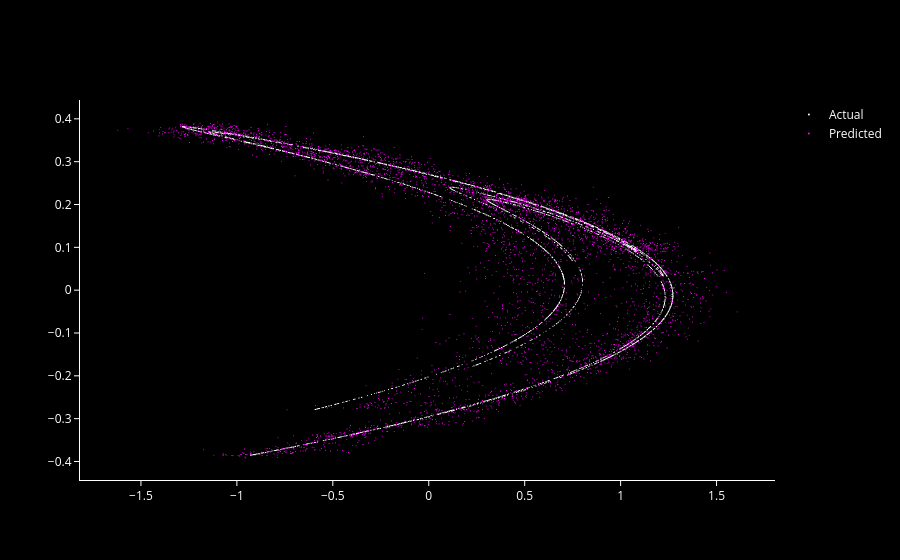

Notebook code for this chart:
### Code cell
henon_plot([Y_test, res_1["data"]["Y_pred"]], names=["Actual", "Predicted"])

### Figure 1 — Plotly figure (JSON) as saved in the notebook; plotly's stock layout.template omitted (floating-point values rounded to 4 significant figures; data arrays with more than 128 entries replaced by an {"elided": "..."} marker saying what was removed)
{"data": [{"marker": {"color": "white", "size": 1}, "mode": "markers", "name": "Actual", "type": "scattergl", "x": {"elided": "4000 float values"}, "y": {"elided": "4000 float values"}}, {"marker": {"color": "magenta", "size": 1}, "mode": "markers", "name": "Predicted", "type": "scattergl", "x": {"elided": "4000 float values"}, "y": {"elided": "4000 float values"}}], "layout": {"font": {"color": "white"}, "paper_bgcolor": "black", "plot_bgcolor": "black", "xaxis": {"linecolor": "white", "showgrid": false, "tickcolor": "white", "ticks": "outside", "zeroline": false}, "yaxis": {"linecolor": "white", "showgrid": false, "tickcolor": "white", "ticks": "outside", "zeroline": false}}}
